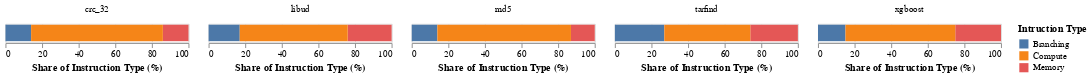

Notebook code for this chart:
### Code cell
def plot_instruction_profile(instruction_profile_df):
    instruction_profile_chart = alt.Chart(instruction_profile_df).mark_bar().encode(
        alt.X("value", title="Share of Instruction Type (%)"),
        alt.Color("Instruction_Class", title="Intruction Type"),
    ).properties(width=200) \
    .facet(column=alt.Column("Benchmark", title="") )

    return instruction_profile_chart

plot_instruction_profile(instruction_profile_df).display(scaleFactor=2)

### Figure 1 — Vega-Lite specification as saved in the notebook (floating-point values rounded to 4 significant figures)
{"config": {"view": {"continuousWidth": 300, "continuousHeight": 300}}, "data": {"name": "data-c99d26b928fef0ffba3c14b61d287073"}, "facet": {"column": {"field": "Benchmark", "title": "", "type": "nominal"}}, "spec": {"mark": {"type": "bar"}, "encoding": {"color": {"field": "Instruction_Class", "title": "Intruction Type", "type": "nominal"}, "x": {"field": "value", "title": "Share of Instruction Type (%)", "type": "quantitative"}}, "width": 200}, "$schema": "https://vega.github.io/schema/vega-lite/v5.20.1.json", "datasets": {"data-c99d26b928fef0ffba3c14b61d287073": [{"Benchmark": "crc_32", "Instruction_Class": "Branching", "value": 14}, {"Benchmark": "libud", "Instruction_Class": "Branching", "value": 17}, {"Benchmark": "md5", "Instruction_Class": "Branching", "value": 14}, {"Benchmark": "tarfind", "Instruction_Class": "Branching", "value": 27}, {"Benchmark": "xgboost", "Instruction_Class": "Branching", "value": 15}, {"Benchmark": "crc_32", "Instruction_Class": "Memory", "value": 14}, {"Benchmark": "libud", "Instruction_Class": "Memory", "value": 24}, {"Benchmark": "md5", "Instruction_Class": "Memory", "value": 13}, {"Benchmark": "tarfind", "Instruction_Class": "Memory", "value": 26}, {"Benchmark": "xgboost", "Instruction_Class": "Memory", "value": 25}, {"Benchmark": "crc_32", "Instruction_Class": "Compute", "value": 72}, {"Benchmark": "libud", "Instruction_Class": "Compute", "value": 59}, {"Benchmark": "md5", "Instruction_Class": "Compute", "value": 73}, {"Benchmark": "tarfind", "Instruction_Class": "Compute", "value": 47}, {"Benchmark": "xgboost", "Instruction_Class": "Compute", "value": 60}]}}
